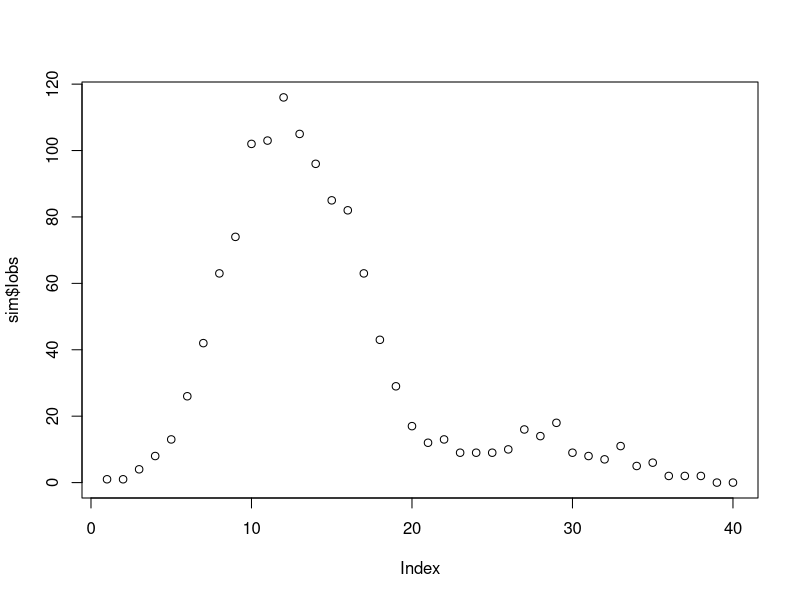
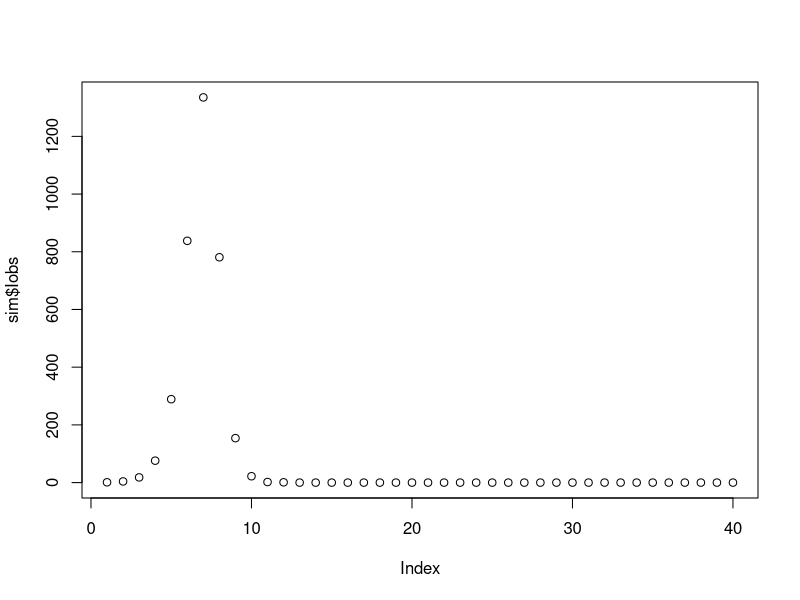
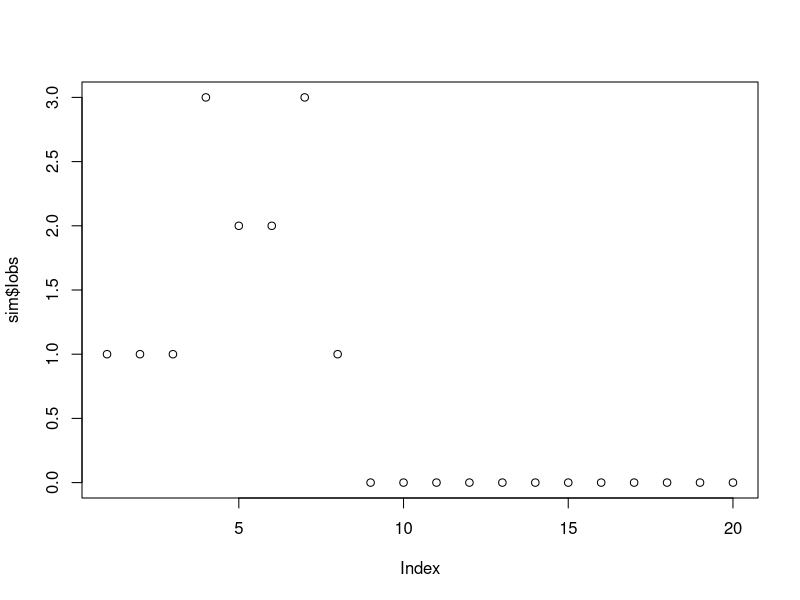
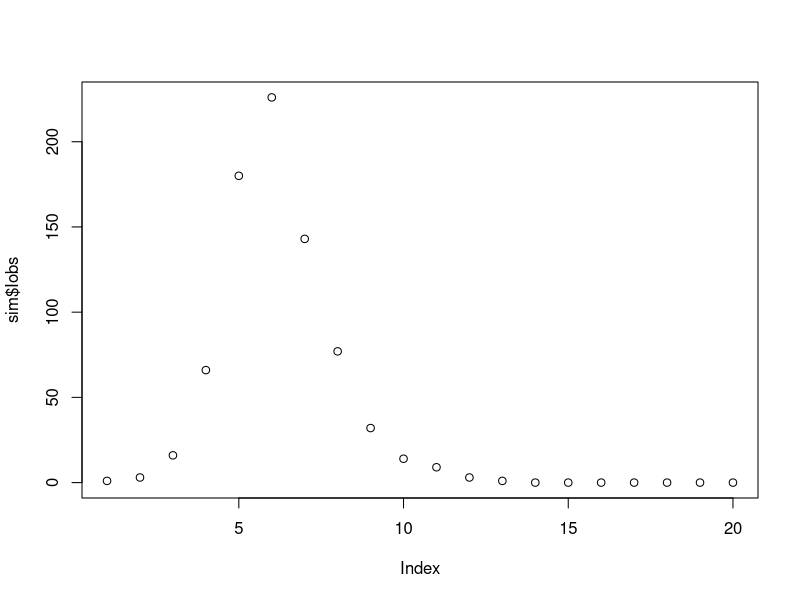
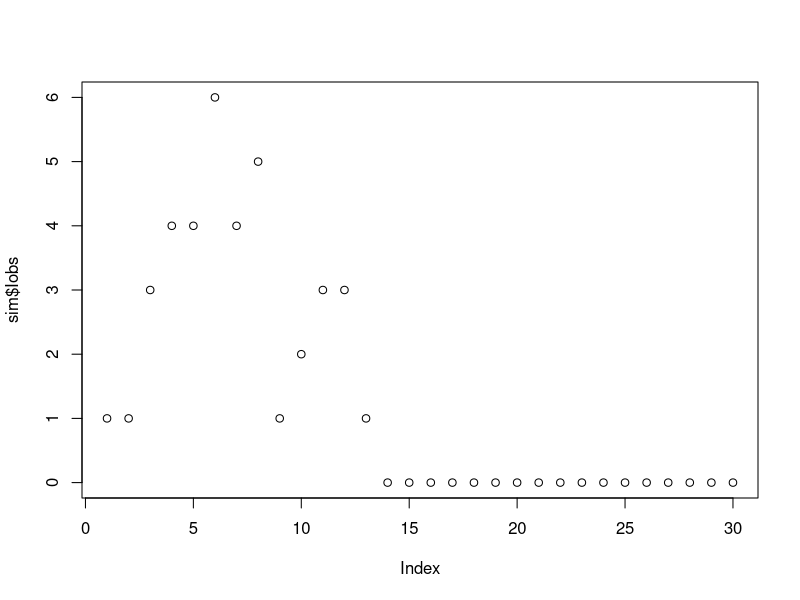
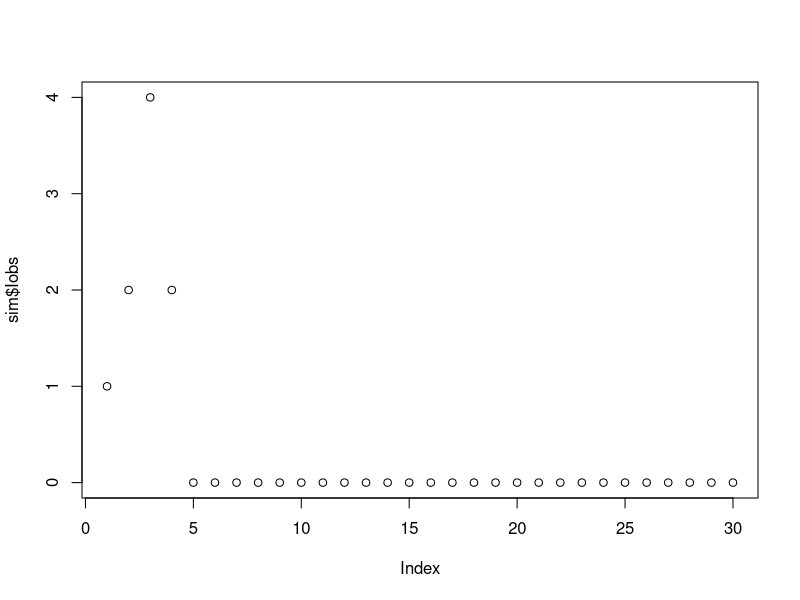
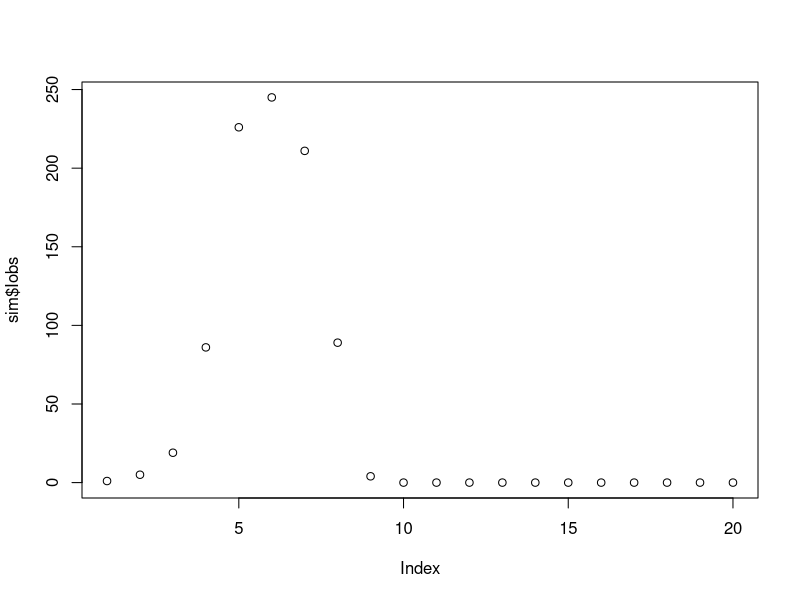

Here is the R script that generated these plots, in order:
##' Basic spatial chain binomial simulator
##' @param betaw prob. of adequate contact per infective within population
##' @param betab prob. of adequate contact per infective between population
##' @param N population size
##' @param effprop initial effective proportion of population
##' @param effinf proportion of infectives
##' @param i0 initial infected
##' @param t0 initial time (unused)
##' @param numobs ending time
##' @param seed random number seed
##' @param reporting observation probability (1 by default)
##' @return a data frame with columns (time, S, I, R, Iobs, pSI) 
simspaceCB <- function(spacenum = 1,betaw = 0.02, betab = 0.01, N=100, effprop=0.9, i0=1,
                       effinf=0.8, t0=1, numobs=20, reporting=1, seed=NULL){
  
  ## *all* infecteds recover in the next time step
  
  if (!is.null(seed)) set.seed(seed)
  tvec <- seq(1,numobs)
  n <- length(tvec)
  S  <- I <- pSI <- matrix(0,ncol=spacenum,nrow=numobs)
  beta <- matrix(betab,nrow=spacenum, ncol=spacenum)
  R <- Iobs <- numeric(numobs)
  #  pSI <- I <-array(0,dim=c(numobs,spacenum,spacenum))
  
  
  ##Initial conditions
  N0 <- round(effprop*N)
  I[1,1] <- i0 
  S[1,] <- round(N0/spacenum)
  S[1,1] <- S[1,1]-I[1,1]
  R[1] <- N-N0
  pSI[1,] <- 0
  for(i in 1:spacenum){
    beta[i,i] <- betaw
  }
  for(i in 1:spacenum){
    pSI[1,i] <- 1 - exp(log(1-beta[i,])%*%t(I)[,1])
  }
  
  Iobs[1] <- rbinom(1,prob=reporting,size=sum(I[1,]))
  
  ## Generate the Unobserved process I, and observables:
  
  for (t in 2:n){
    for (i in 1:spacenum){
      I[t,i] <- rbinom(1,prob=pSI[t-1,i],size=S[t-1,i])
      S[t,i] <- S[t-1,i] - I[t,i]
      pSI[t,i] <- 1 - exp(log(1-beta[i,])%*%t(I)[,t])
      R[t] <- R[t-1] + sum(I[t-1,])
    }
    Iobs[t] <- rbinom(1,prob=reporting,size=sum(I[t,]))
  }
  return(list(time=tvec, S=S, I=I, R=R, Iobs=Iobs, pSI=pSI))
}

sim <- simspaceCB(spacenum = 4, numobs=40, betaw=0.001, betab=0.0005, N=4000,seed=4, effinf=1)
sim
plot(sim$Iobs)


sim <- simspaceCB(spacenum = 2, numobs=40, betaw=0.002, betab=0.001, N=4000,seed=4, effinf=1)
sim
plot(sim$Iobs)

sim <- simspaceCB(spacenum = 3, numobs=20, betaw=0.001, betab=0.001, N=2000,seed=4, effinf=1)
sim
plot(sim$Iobs)

sim <- simspaceCB(spacenum = 6, numobs=20, betaw=0.01, betab=0.005, N=1000,seed=4, effinf=1)
sim
plot(sim$Iobs)


sim <- simspaceCB(spacenum = 10, numobs=30, betaw=0.01, betab=0.0005, N=1000,seed=4, effinf=1)
sim
plot(sim$Iobs)

sim <- simspaceCB(spacenum = 15, numobs=30, betaw=0.001, betab=0.0008, N=2000,seed=4, effinf=1)
sim
plot(sim$Iobs)


sim <- simspaceCB(spacenum = 2, numobs=20, betaw=0.01, betab=0.0003, N=1000,seed=4, effinf=1)
sim
plot(sim$Iobs)

